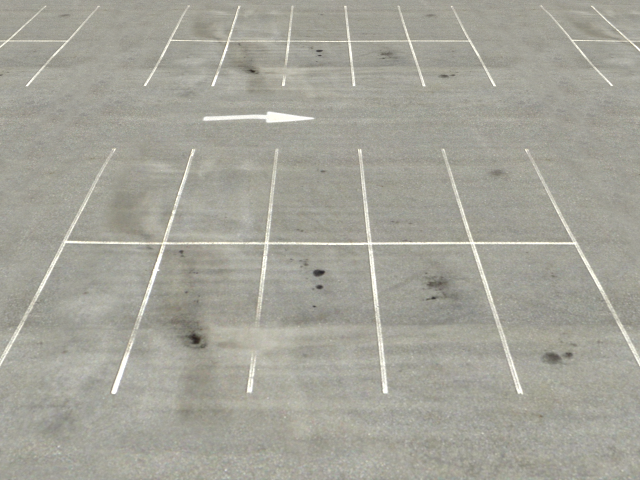
#> input picture zmax/n21_line.png, 640 x 480 px
$ python -i N21_LINE_DETECTION.py   (imports and definitions only)
#> lines starting #> are read from the running program, lines starting #| are printed output that depends on the picture; after the words box and inside, x2 and y2 are one past the last pixel; in counts of white or black regions, pixels touching at a corner belong together
### library.py
import os
import PIL
import cv2
import math
import shutil
import imutils
import imageio
import numpy as np
import matplotlib.pyplot as plt
from PIL import ImageTk, ImageGrab
from moviepy.editor import VideoFileClip

import tkinter as tk
from functools import partial
from tkinter import *
from tkinter.filedialog import askopenfilename, askopenfilenames

plt.subplots_adjust(top=1, bottom=0, right=1, left=0, hspace=0, wspace=0)
plt.margins(0, 0)


def askopen(directory, ask=False, video=False):
	multiple = isinstance(directory, list)
	if ask:
		filetypes = [('Video File', '.mp4')] if video else [('Image File', '.png')]
		functionname = askopenfilenames if multiple else askopenfilename
		path_ = functionname(filetypes=filetypes)
		directory = path_ if path_ else directory
	return directory


def plot_images(window_name, titles, imgs, axis='off', r=None, c=None):
	count = len(imgs)
	if r is None and c is not None:
		r = math.ceil(count / c)
	if c is None and r is not None:
		c = math.ceil(count / r)
	if r is None and c is None:
		r = int(math.sqrt(count))
		c = math.ceil(count / r)
		(r, c) = (1, count) if count < 4 else (2, math.ceil(count/2)) if count <= 6 else (3, 3) if count <= 9 else (r, c)

	plt.close()
	plt.figure().suptitle(window_name)

	for i in range(count):
		title, img = titles[i], imgs[i]
		img = cv2.cvtColor(img, cv2.COLOR_BGR2RGB)
		plt.subplot(r, c, i + 1)
		plt.title(title)
		plt.axis(axis)
		plt.imshow(img)

	plt.show()


# [93 lines left out: functions show_frame, show_video, put_text_on_image, _image_merge, image_merge, image_resize_specified and 1 more, not called in this run]

# https://www.geeksforgeeks.org/dynamically-resize-buttons-when-resizing-a-window-using-tkinter/
# https://stackoverflow.com/questions/42920201/how-to-combine-a-rgb-image-with-a-grayed-image-in-opencv

### N21_LINE_DETECTION.py
import library
from library import *


# https://stackoverflow.com/questions/45322630/how-to-detect-lines-in-opencv
def line_detection_from_image():
	# (a) get the gray image and process GaussianBlur
	path = askopen('zmax/n21_line.png')
	img = cv2.imread(path)
#> img is the input picture: shape (480, 640, 3); mean B, G, R 153.2, 163.3, 164.3
	gray = cv2.cvtColor(img, cv2.COLOR_BGR2GRAY)
	kernel_size = 5
	blur_gray = cv2.GaussianBlur(gray, (kernel_size, kernel_size), 0)

	# (b) process edge detection use Canny
	low_threshold, high_threshold = 50, 150
	edges = cv2.Canny(blur_gray, low_threshold, high_threshold)
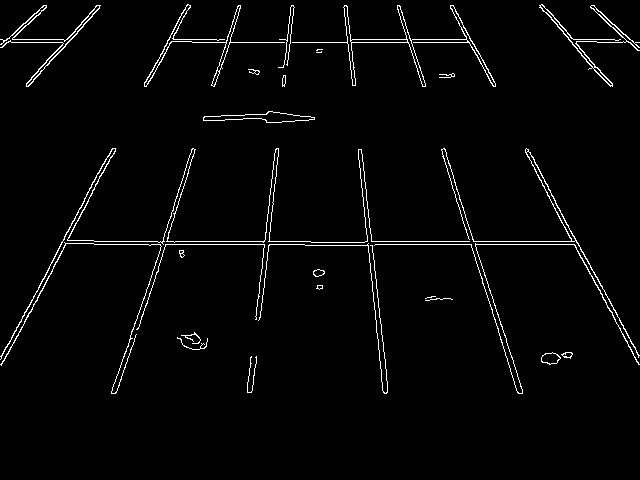
#> edges: shape (480, 640); 2.5% white in thin lines or dots, all inside (x1, y1, x2, y2) = (0, 4, 640, 394)

	# (c) use HoughLinesP to get the lines. You can adjust the parameters for better performance.
	rho = 1  # distance resolution in pixels of the Hough grid
	theta = np.pi / 180  # angular resolution in radians of the Hough grid
	threshold = 15  # minimum number of votes (intersections in Hough grid cell)
	min_line_length = 50  # minimum number of pixels making up a line
	max_line_gap = 20  # maximum gap in pixels between connectable line segments
	line_image = np.copy(img) * 0  # creating a blank to draw lines on
#> line_image: shape (480, 640, 3); every value is 0

	# (d) Run Hough on edge detected image
	# Output "lines" is an array containing endpoints of detected line segments
	lines = cv2.HoughLinesP(edges, rho, theta, threshold, np.array([]), min_line_length, max_line_gap)
#> lines = 68 rows, first 6: [367, 244, 578, 244], [167, 42, 472, 42], [347, 39, 470, 39], [358, 153, 383, 392], [94, 241, 310, 241], [0, 359, 112, 148]
	color = (255,0,0)
	for line in lines:
		for x1,y1,x2,y2 in line:
			cv2.line(line_image, (x1,y1), (x2,y2), color, 5)
#> this loop made 68 passes
#> line on passes 1 to 12: [[367, 244, 578, 244]], [[167, 42, 472, 42]], [[347, 39, 470, 39]], [[358, 153, 383, 392]], [[94, 241, 310, 241]], [[0, 359, 112, 148]], [[124, 356, 192, 148]], [[600, 290, 638, 364]], [[311, 242, 408, 241]], [[157, 62, 187, 4]], [[444, 148, 522, 390]], [[583, 252, 638, 355]]
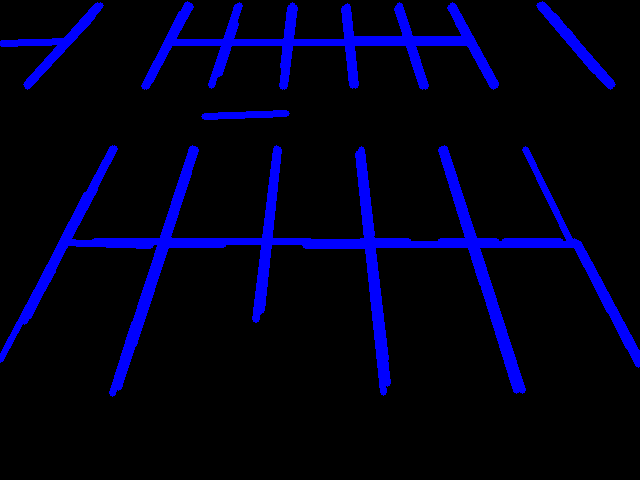
#> line_image: shape (480, 640, 3); mean B, G, R 24.7, 0, 0

	# (e) draw the lines on your srcImage.
	# Draw the lines on the  image
	lines_edges = cv2.addWeighted(img, 0.8, line_image, 1, 0)
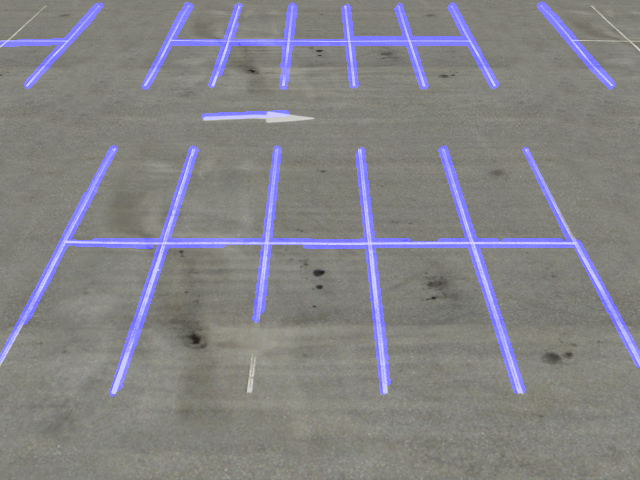
#> lines_edges: shape (480, 640, 3); mean B, G, R 134.1, 130.6, 131.5
	titles = ['sample', 'detected_line_from_sample_image']
	imgs = [img, lines_edges]
	plot_images('line_detection_from_image', titles, imgs)
#> in plot_images, `count = len(imgs)`: count = 2
#> in plot_images, `r = int(math.sqrt(count))`: r = 1
#> in plot_images, `c = math.ceil(count / r)`: c = 2
#> the loop in plot_images, `for i in range(count):` made 2 passes
#> title on passes 1 to 2: 'sample', 'detected_line_from_sample_image'
#> in plot_images, `plt.show()`:
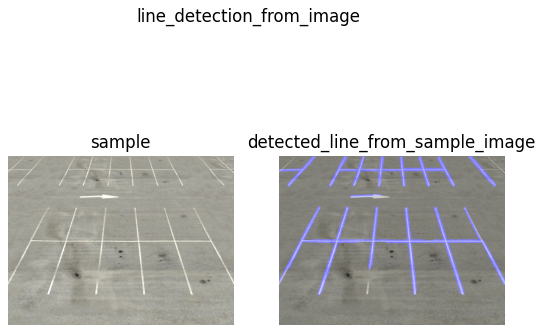
#> figure drawn by matplotlib, 2 panels


# [7 lines not run here, left out]

>>> result = line_detection_from_image()
